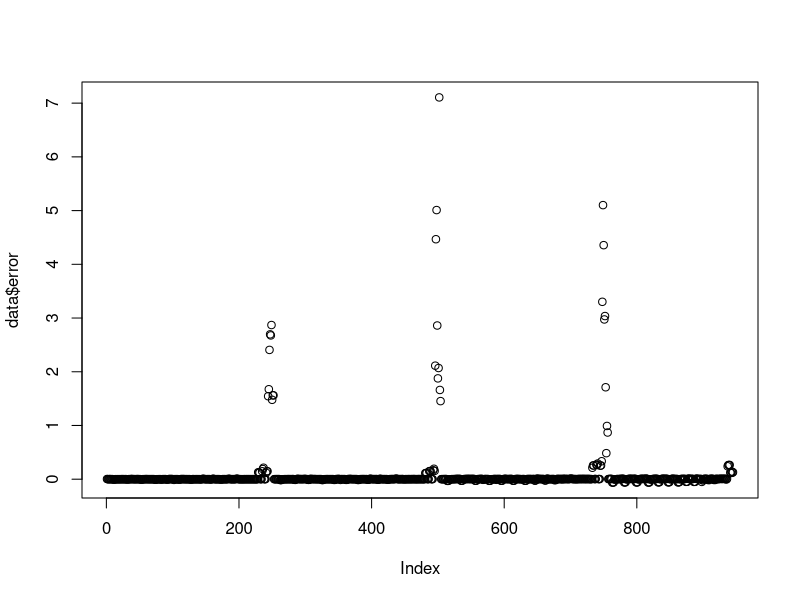

The R source for this figure:
expand_data_frame <- function(data) {
  names(data) <- c("num_requests", "response_size", "database_latency", "bandwidth", "interval_between_requests",
                   "java_num_nodes", "java_bandwidth_latency", "total_time")
  NODE_SIZE <- 61.94
  MB <- bitwShiftL(1, 20)
  data$total_time <- data$total_time / 1e9
  data$expected_time <- data$num_requests * (data$database_latency / 1000 + data$response_size * 8 / data$bandwidth) +
    (data$num_requests - 1) * data$interval_between_requests / 1000
  data$bandwidth_latency <- NODE_SIZE / (data$bandwidth / 8 * MB) * 1000 # ms
  data$num_nodes <- data$response_size * MB / NODE_SIZE
  data$error <- data$total_time - data$expected_time
  data
}

#data <- read.csv("results_ratio.csv", header = FALSE)
data <- read.csv("results.csv", header = FALSE)
data <- expand_data_frame(data)

max(abs(data$java_num_nodes - data$num_nodes))
#max(abs(data$java_bandwidth_latency - data$bandwidth_latency))

summary(data$error)
plot(data$error)
